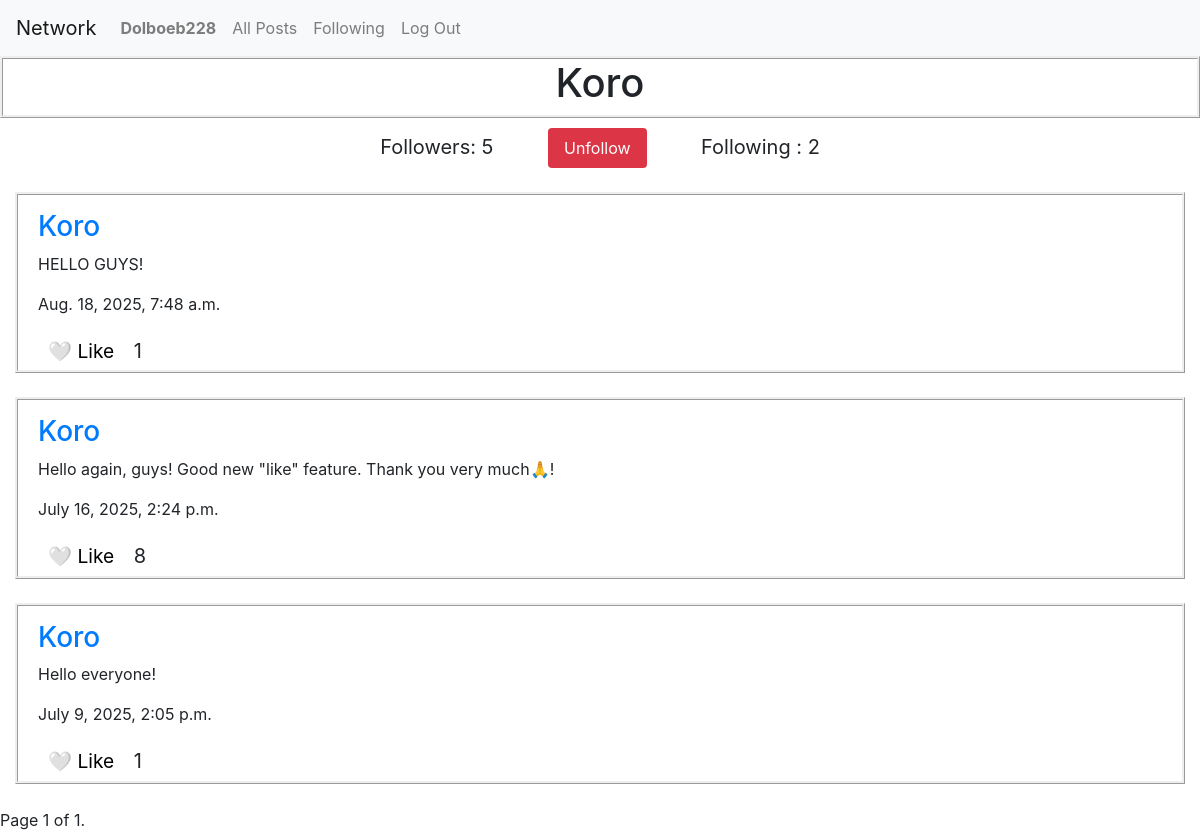
The page /profile/Koro (signed in) on the database its author committed.
### network/models.py (models this page shows, shortened)
class User(AbstractUser):
    pass

class Post(models.Model):
    user = models.ForeignKey(User, on_delete=models.CASCADE, blank = True, null=True, related_name = 'poster')
    post_text = models.CharField(max_length = 1000)
    time = models.DateTimeField(default= timezone.now)
    like_counter = models.IntegerField(default=0)

### network/views.py (the view, shortened to what this page needs)
# urls.py: path("profile/<str:user>", views.profile, name ="profile"),
@csrf_exempt
def profile(request, user):
    if not User.objects.filter(username=user).exists():
        return HttpResponse("Nonexisting profile")
    profile_user = User.objects.get(username=user)
    visitor = request.user
    is_following = Follow.objects.filter(
        follower=visitor,
        following=profile_user
    ).exists()
    profile_post = Post.objects.filter(user = profile_user).order_by('-time')
    paginator = Paginator(profile_post, 10)
    page_number = request.GET.get('page')
    page_obj = paginator.get_page(page_number)
    return render(request, "network/profile.html", {
        'profile_user': profile_user,
        'visitor': visitor,
        'is_following': is_following,
        'followers_count': Follow.objects.filter(following=profile_user).count(),
        'following_count': Follow.objects.filter(follower=profile_user).count(),
        'profile_post': profile_post,
        'page_obj': page_obj
    })

### network/templates/network/profile.html (shortened to what this page needs)
{% extends 'network/layout.html' %}
{% block body %}
<div id="follow-container">
     <div class = 'profile_head_div'>
        <h1>{{profile_user}}</h1>
    </div>
    <div class = 'profile_head'>
     <span style ='font-size: 20px;' class = 'followers_count' name = 'followers'>Followers: {{ followers_count }}</span> <span class = 'flw_btn'>{% if visitor != profile_user %}
    <button id="follow-button" style="padding: 8px 16px; background: {% if is_following %}#dc3545{% else %}#007bff{% endif %}; color: white; border: none; border-radius: 4px; cursor: pointer;">
    </button>
    {% endif %}</span><span style ='font-size: 20px;'>Following : {{ following_count }}<span>
    </div>
    <br>
        {% for post in page_obj %}
        <div class = 'new_post_div'>
            <div id = 'post-txt' class = 'new_post_cap' data-post-id = "{{ post.id }}">
                <h3 class = 'post_user'><a class = 'link' href = '/profile/{{post.user}}'>{{post.user}}</a></h3>
                <p class = 'post_text'>{{post.post_text}}</p>
                <p class = 'post_time'>{{post.time}}<p>
                <div ><button class="like-btn" data-post-id="{{ post.id }}" data-liked="{{ post.is_liked|yesno:'true,false' }}">
                        {{ post.is_liked|yesno:"❤️ Unlike,🤍 Like" }}
                    </button>
                    <span class="like-count">{{ post.like_counter }}</span>
                </div>
            </div>
        </div>
        <br>
        {% endfor %}
</div>
<div class="pagination">
    <span class="step-links">
        <span class="current">
            Page {{ page_obj.number }} of {{ page_obj.paginator.num_pages }}.
        </span>
    </span>
</div>
{% endblock %}

### network/templates/network/layout.html (shortened to what this page needs)
{% load static %}
<!DOCTYPE html>
<html lang="en">
    <head>
        <link rel="stylesheet" href="https://stackpath.bootstrapcdn.com/bootstrap/4.4.1/css/bootstrap.min.css">
        <link href="{% static 'network/styles.css' %}" rel="stylesheet">
    </head>
    <body>
        <nav class="navbar navbar-expand-lg navbar-light bg-light">
            <a class="navbar-brand" href="{% url 'index' %}">Network</a>
            <div>
              <ul class="navbar-nav mr-auto">
                {% if user.is_authenticated %}
                    <li class="nav-item">
                        <a class="nav-link" href="/profile/{{ user.username }}"><strong>{{ user.username }}</strong></a>
                    </li>
                {% endif %}
                <li class="nav-item">
                  <a class="nav-link" href="{% url 'index' %}">All Posts</a>
                </li>
                {% if user.is_authenticated %}
                    <li class="nav-item">
                        <a class="nav-link" href="{% url 'following' user=user.username %}">Following</a>
                    </li>
                    <li class="nav-item">
                        <a class="nav-link" href="{% url 'logout' %}">Log Out</a>
                    </li>
                {% endif %}
              </ul>
            </div>
          </nav>
        <div class="body">
            {% block body %}
            {% endblock %}
        </div>
    </body>
</html>

### network/static/network/styles.css (style rules this page uses)
.new_post_div { border-style: ridge; margin-left: 15px; margin-right: 15px; }
.new_post_cap { margin-left: 20px; margin-top: 15px; justify-content: center; }
.like-count { font-size: 20px; margin-left: 5px }
.like-btn { background: none; border: none; cursor: pointer; font-size: 1.2em; transition: all 0.2s; padding: 5px 10px; border-radius: 5px; }
.profile_head { text-align: center }
.flw_btn { margin: 10px 50px 20px; }
.profile_head_div { text-align: center; border-style: ridge; display: block; margin-bottom: 10px; }

### rows shown on the page
User: username "Dolboeb228"
User: username "Koro"
Post: user "Koro", post_text "HELLO GUYS!", time "Aug. 18, 2025, 7:48 a.m.", is_liked "🤍 Like", like_counter "1"
Post: user "Koro", post_text "Hello again, guys! Good new \"like\" feature. Thank you very much🙏!", time "July 16, 2025, 2:24 p.m.", is_liked "🤍 Like", like_counter "8"
Post: user "Koro", post_text "Hello everyone!", time "July 9, 2025, 2:05 p.m.", is_liked "🤍 Like", like_counter "1"

### other values the page prints
{{ followers_count }} "5"
{{ following_count }} "2"
{{ page_obj.number }} "1"
{{ page_obj.paginator.num_pages }} "1"
